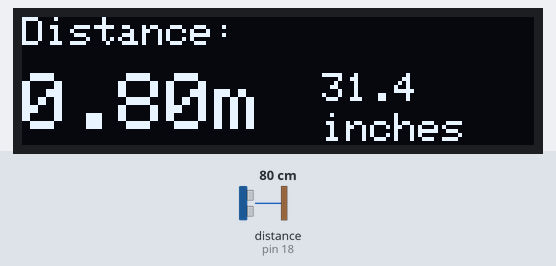
Bench run of a sketch on a simulated Arduino Uno, built with avr-gcc and run on an emulated ATmega328P. Shown: 128×32 one-colour display. Wiring (inferred from the names in the program): ultrasonic range finder: trigger pin 5; echo pin 18. The inputs (shaded band) are chosen by the test bench; at power-on: distance to the obstacle (sensor on pin 18) 80 cm. The echo pulse lasts 58.3 µs per cm.

Above: at 3.2 s.
3.3 s: distance to the obstacle (sensor on pin 18) set to 2 cm
At 4.5 s:
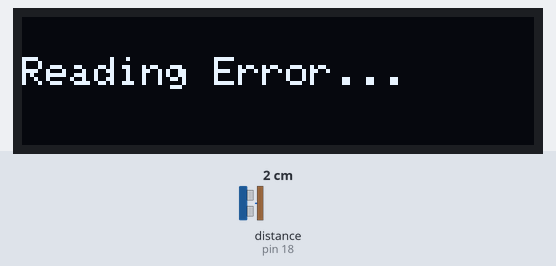
5.1 s: distance to the obstacle (sensor on pin 18) set to 4 cm
At 6.1 s:
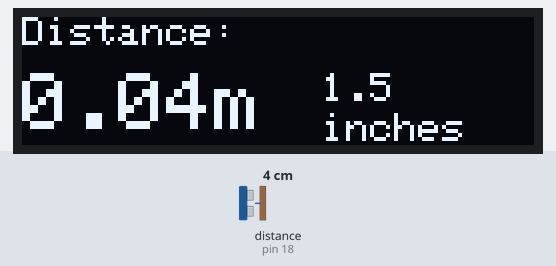
6.7 s: distance to the obstacle (sensor on pin 18) set to 9 cm
At 7.8 s:
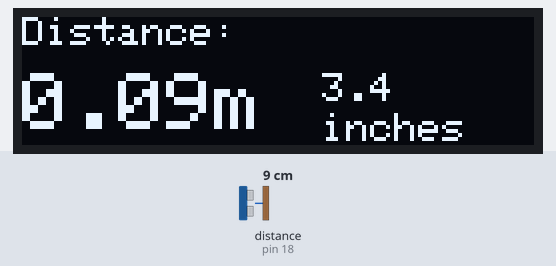
Timing chart, 0 to 9.7 s (numbered marks = the images above; inputs shaded):
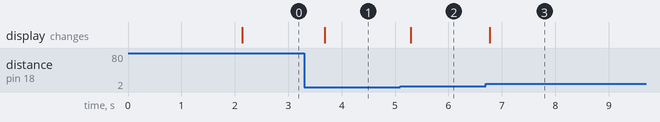

Measured:
- the behaviour switches between 2 and 3 cm on distance to the obstacle (sensor on pin 18) (found by bisection; images 1 and 2)
- after the input at 3.3 s, the display: changes after 0.38 s (image 1)
- after the input at 5.1 s, the display: changes after 0.19 s (image 2)
- after the input at 6.7 s, the display: changes after 0.08 s (image 3)

The sketch:

SmartMeasurev2.ino
```cpp
#include <Wire.h>
#include <Adafruit_GFX.h>
#include <Adafruit_SSD1306.h>

#define SCREEN_WIDTH 128
#define SCREEN_HEIGHT 32
#define OLED_RESET    -1
#define SCREEN_ADDRESS 0x3C

Adafruit_SSD1306 display(SCREEN_WIDTH, SCREEN_HEIGHT, &Wire, OLED_RESET);

#define TRIG_PIN 5
#define ECHO_PIN 18
#define SOUND_SPEED 0.0343

void setup() {
  Serial.begin(115200);

  pinMode(TRIG_PIN, OUTPUT);
  pinMode(ECHO_PIN, INPUT);

  if(!display.begin(SSD1306_SWITCHCAPVCC, SCREEN_ADDRESS)) {
    Serial.println(F("OLED initialization failed! Check I2C wiring."));
    for(;;);
  }

  display.clearDisplay();
  display.setTextColor(SSD1306_WHITE);
  display.setTextSize(1);
  display.setCursor(15, 12);
  display.print("SMART MEASURE v2");
  display.display();
  delay(2000);
}

void loop() {
  float distanceCm = getStableDistance();

  if (distanceCm == -1) {
    display.clearDisplay();
    display.setTextSize(1);
    display.setCursor(0, 10);
    display.print("Reading Error...");
    display.display();
    delay(200);
    return;
  }

  float distanceMeters = distanceCm / 100.0;
  float distanceInches = distanceCm * 0.393701;

  display.clearDisplay();

  display.setTextSize(1);
  display.setCursor(0, 0);
  display.print("Distance:");

  display.setTextSize(2);
  display.setCursor(0, 14);
  display.print(distanceMeters, 2);
  display.print("m");

  display.setTextSize(1);
  display.setCursor(75, 14);
  display.print(distanceInches, 1);
  display.setCursor(75, 24);
  display.print("inches");

  display.display();
  delay(300);
}

float getStableDistance() {
  float total = 0;
  int validReadings = 0;

  for (int i = 0; i < 5; i++) {
    digitalWrite(TRIG_PIN, LOW);
    delayMicroseconds(2);
    digitalWrite(TRIG_PIN, HIGH);
    delayMicroseconds(10);
    digitalWrite(TRIG_PIN, LOW);

    long duration = pulseIn(ECHO_PIN, HIGH, 30000);

    if (duration > 0) {
      float dist = (duration * SOUND_SPEED) / 2;

      if (dist > 2 && dist < 400) {
        total += dist;
        validReadings++;
      }
    }
    delay(10);
  }

  if (validReadings > 0) {
    return total / validReadings;
  } else {
    return -1;
  }
}
```
